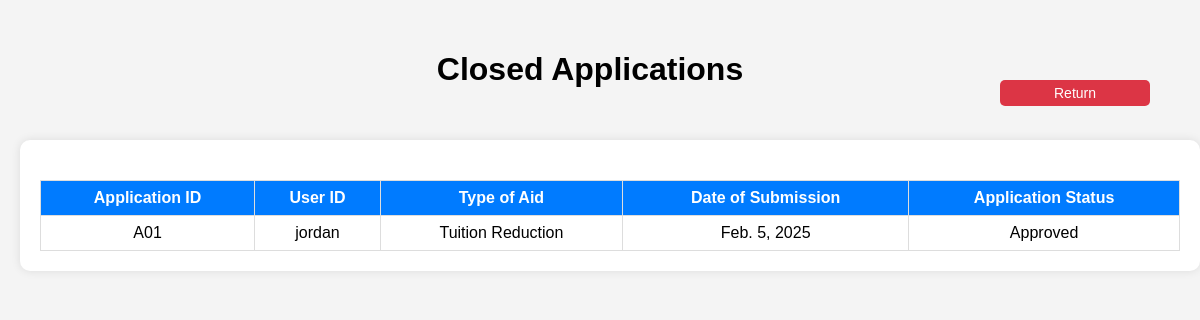
/closed-applications/, run on an earlier commit of the app's database.
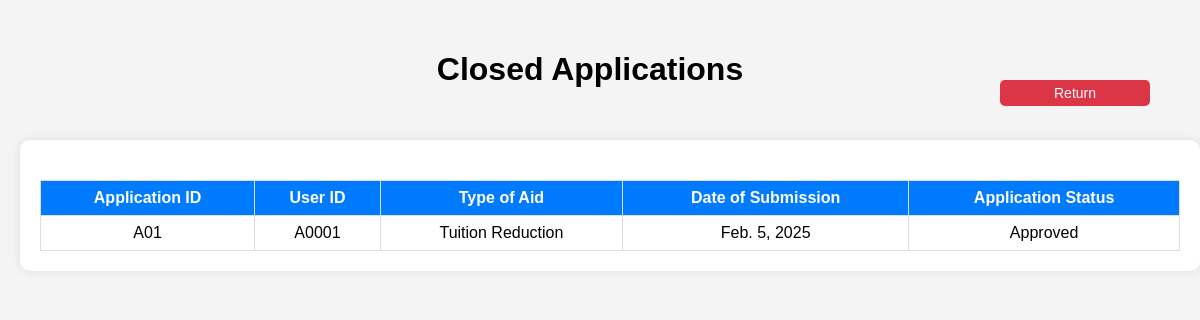
And on a later commit of the database.
### home/models.py (models this page shows, shortened)
class Application(models.Model):
    APP_TYPE_CHOICES = [
        ("Financial", "Financial"),
        ("Tuition Reduction", "Tuition Reduction"),
        ("Food", "Food"),
        ("Study Supplies", "Study Supplies"),
        ("Miscellaneous", "Miscellaneous"),
    ]
    APP_STATUS_CHOICES = [
        ("Pending", "Pending"),
        ("Approved", "Approved"),
        ("Denied", "Denied"),
        ("Appealing", "Appealing"),
    ]
    app_id = models.CharField(max_length=10, primary_key=True)
    user = models.ForeignKey(settings.AUTH_USER_MODEL, on_delete=models.CASCADE, to_field='userid')
    app_type = models.CharField(max_length=20, choices=APP_TYPE_CHOICES)
    app_date = models.DateField()
    app_description = models.TextField(max_length=1000)
    app_attached1 = models.BinaryField(null=True, blank=True)
    app_attached2 = models.BinaryField(null=True, blank=True)
    app_attached3 = models.BinaryField(null=True, blank=True)
    app_attached4 = models.BinaryField(null=True, blank=True)
    app_attached5 = models.BinaryField(null=True, blank=True)
    app_status = models.CharField(max_length=10, choices=APP_STATUS_CHOICES, default="Pending")
    forwarded_to_finance = models.BooleanField(default=False)
    app_denyreason = models.TextField(max_length=1000, blank=True, null=True)
    app_denyreason2 = models.TextField(max_length=1000, blank=True, null=True)
    app_appeal = models.TextField(max_length=1000, blank=True, null=True)
    app_appealdate = models.DateField(blank=True, null=True)
    app_decider = models.CharField(max_length=10, blank=True, null=True)
    app_decider2 = models.CharField(max_length=10, blank=True, null=True)

### closed_applications/views.py (the view)
# urls.py: path('', views.closed_applications_view, name='closed_applications'),
def closed_applications_view(request):
    closed_applications = Application.objects.filter(Q(app_status="Approved") | Q(app_status="Denied"))
    return render(request, "closed_applications/closed_applications_page.html", {"applications": closed_applications})

### closed_applications/templates/closed_applications/closed_applications_page.html (shortened to what this page needs)
<!DOCTYPE html>
<html lang="en">
<head>
</head>
<body>
    <div class="top-section">
        <h1>Closed Applications</h1>
        <div>
            <button class="return" onclick="window.location.href='{% url 'home' %}'">Return</button>
        </div>
    </div>
    <div class="container">
        <table>
            <thead>
                <tr>
                    <th>Application ID</th>
                    <th>User ID</th>
                    <th>Type of Aid</th>
                    <th>Date of Submission</th>
                    <th>Application Status</th>
                </tr>
            </thead>
            <tbody>
                {% for application in applications %}
                <tr onclick="window.location.href='{% url 'view_report' application.app_id %}'" style="cursor: pointer;">
                    <td>{{ application.app_id }}</td>
                    <td>{{ application.user_id }}</td>
                    <td>{{ application.app_type }}</td>
                    <td>{{ application.app_date }}</td>
                    <td>{{ application.app_status }}</td>
                </tr>
                {% empty %}
                <tr>
                    <td colspan="5">No applications found.</td>
                </tr>
                {% endfor %}
            </tbody>
        </table>
    </div>
</body>
</html>

What changed in the data, as far as the page shows it:
changed Application "Tuition Reduction": user_id "jordan" → "A0001"
